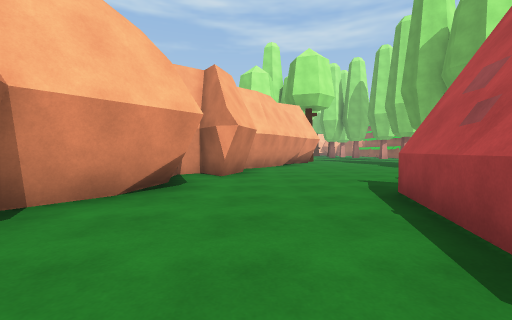
view 1 (above)

14 first-person views from a walk through a Unity game level. The camera is 1.2 m above the floor, tilts 2° down and sees 90° across. The floor is counted in squares, 2 m on a side. Each view is taken from the middle of a square. On the plan, view 1 faces up. The plan holds only what a view shows up to about 9 squares ahead; the rest is blank. The place goes on beyond the plan. The player is left out. Some animated figures are not drawn.

view 2
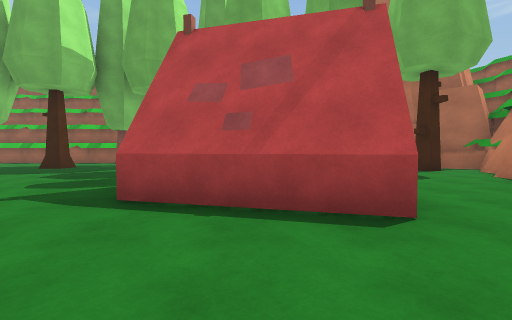

view 3
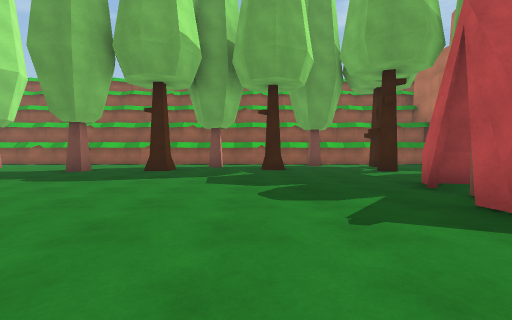

view 4
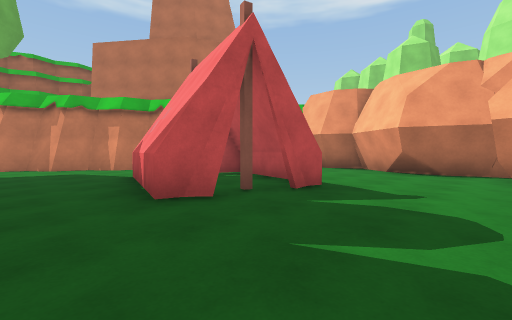

view 5
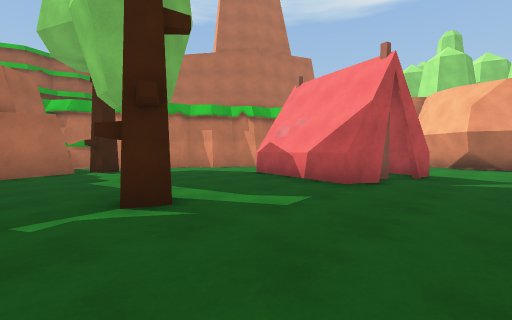

view 6
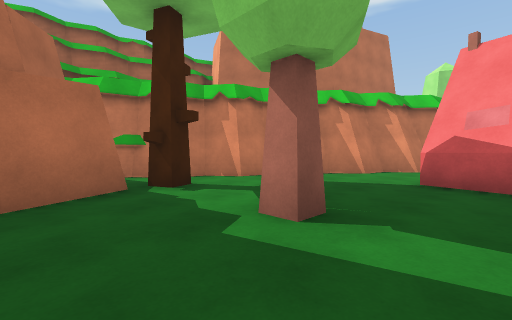

view 7
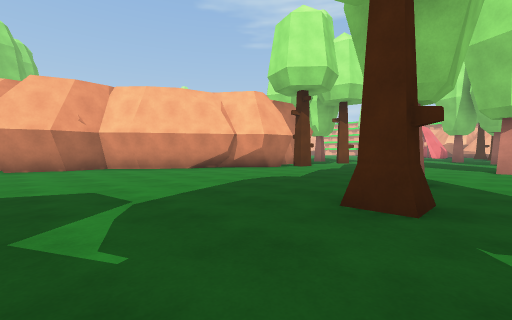

view 8
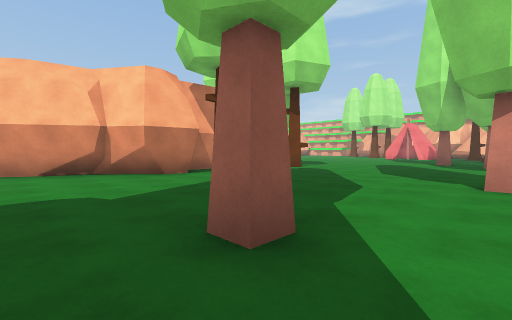

view 9
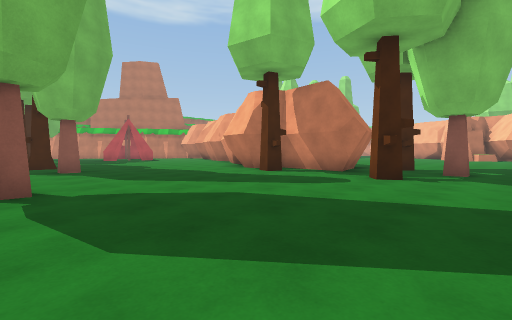

view 10
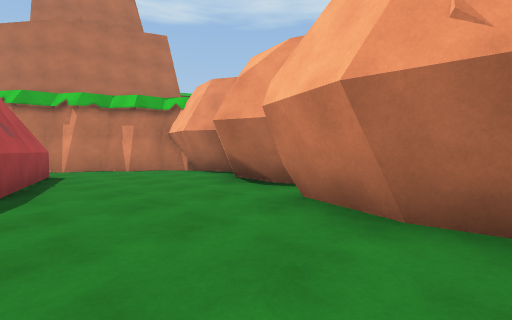

view 11
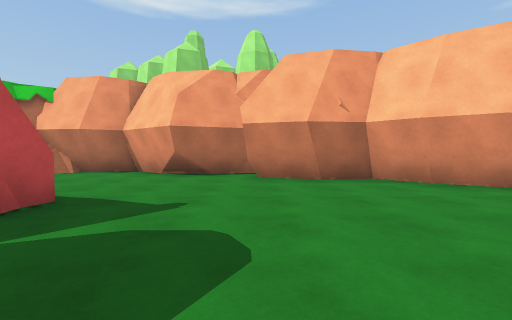

view 12
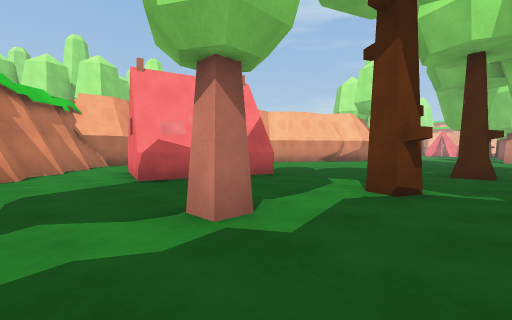

view 13
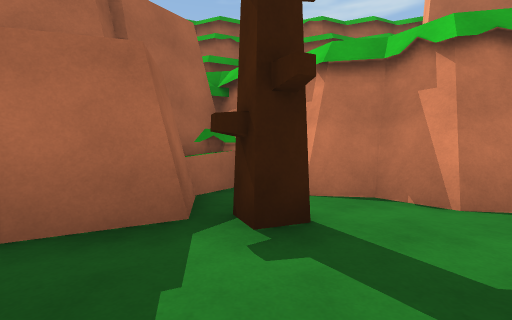

view 14
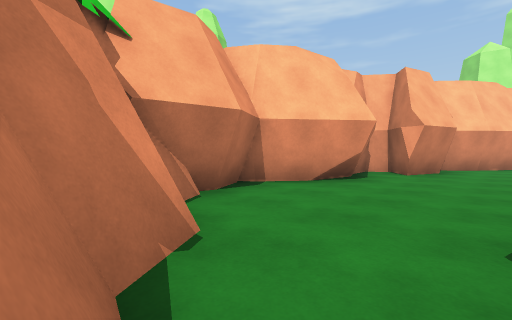

### Floor plan
Points are (right, up) in squares from view 1. A wall is a line through its corners. A room is listed if a view was taken in it or the views show most of it. See-through windows are left out.
Room 1 (views 1, 2, 3, 4, 5, 6, 7, 8, 9, 10, 11, 12, 13, 14)
walls: (-1.8, 5.8) (-1.1, 4.1) (-2.6, 2.1); (-2.6, 2.5) (-1.9, 1.4) (-2.1, 0.4) (-1.7, -0.2); (0.4, 9.2) (-0.3, 8.5) (-0.1, 7.2) (-0.6, 5.7) (-1.5, 6.8) (-2, 6.4); (-2.2, 0.9) (-1.7, 0.2); (-1.8, 0) (-0.9, -0.1) (-0.2, -1) (0.8, -1.2); (2.8, 12.7) (2, 11.9) (2.1, 11.6) (0.4, 9); (2.5, 13.9) (2.8, 13.7); (-0.4, -0.8) (0.6, -1); (0.2, 16.4) (2, 16.8) (2, 16.7); (3.1, 13.6) (2.9, 12.4) (1.8, 11.6); (0.7, -1.4) (1, -1.8); (2, 16.8) (1.8, 14.2); (1.2, -1.8) (2, -2); (1.8, -1.8) (2.5, -2.7) (3.3, -2.8) (3.6, -3.2); (7.8, 8.8) (7.8, 9.2) (8.3, 9.2) (8.3, 8.8) (7.8, 8.8); (8.8, 5.2) (8.2, 5.2) (8.2, 5.8); (3.8, -3.5) (4.7, -3.7) (5.3, -4.4) (6.4, -4.6); (3.8, -3.7) (4.7, -3.9); (5.1, -4.6) (6.2, -4.8); (6.4, -5.1) (6.7, -5.5) (7.8, -5.7) (8.2, -4.9); (6.9, -5.5) (7.3, -5.7) (8, -5.4); (7.2, -5.6) (8, -4.4) (7.7, -3.2) (9.1, -2.5); (7.4, -5.8) (8.1, -5.5)
low walls: (-1.9, 5.6) (-1.5, 4.6); (-0.5, 7) (-0.8, 5.9); (-1.7, 3.6) (-2.7, 2.3) (-2.4, 1.8); (-2.1, 1.5) (-2.2, 0.9); (1.4, 10.9) (0.3, 9.2); (1.9, 12) (1.4, 11.7); (-1.7, 0.2) (-0.7, 0) (-0.1, -0.8); (2.8, 13.7) (2.7, 12.9) (1.7, 11.8); (0.8, -1.2) (1.1, -1.6) (1.8, -1.8); (2.1, -1.8) (2.6, -2.6) (3.6, -2.7); (5, -3.7) (5.5, -4.5)
objects: tree (0, 18); other object (1, 0) to (5, 3); tree (1, 19); tree (3, 15); tree (3, 18); tree (7, -3); tree (7, 0); tree (8, 2); tree (8, 11); tree (9, 7) to (9, 8); tree (9, 16)

Positions as (right, up) in squares from view 1, and headings:
1: (0, 0), facing up
2: (-1, 2), facing right
3: (0, 6), facing right
4: (6, 6), facing down-left
5: (9, 5), facing down-left
6: (9, 1), facing down-left
7: (9, 6), facing up-left
8: (9, 10), facing up-left
9: (9, 20), facing down-left
10: (2, 8), facing down-left
11: (5, 6), facing left
12: (9, -2), facing up-left
13: (7, -1), facing down
14: (1, -1), facing up-left
